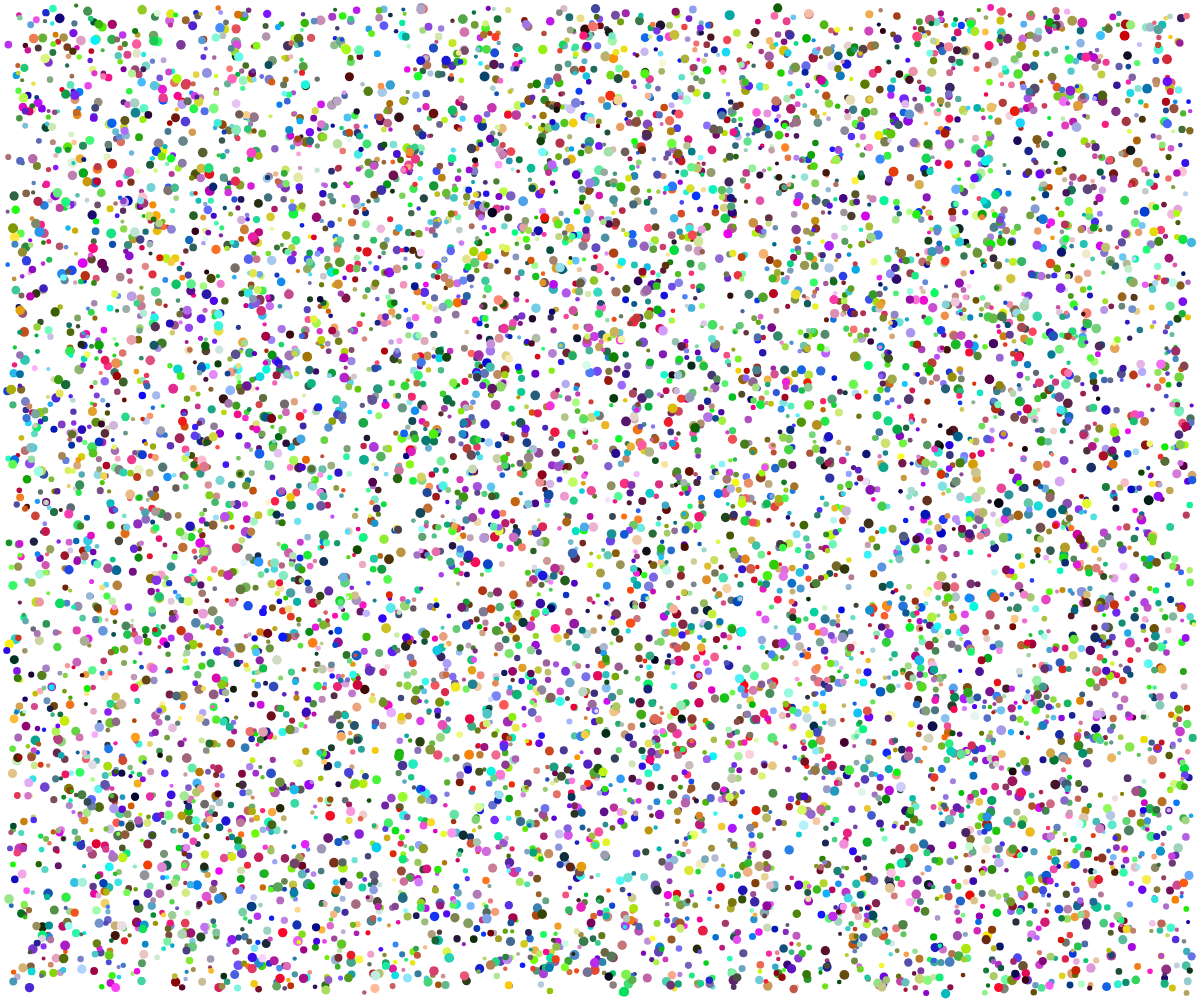
Frame 1 (no input)
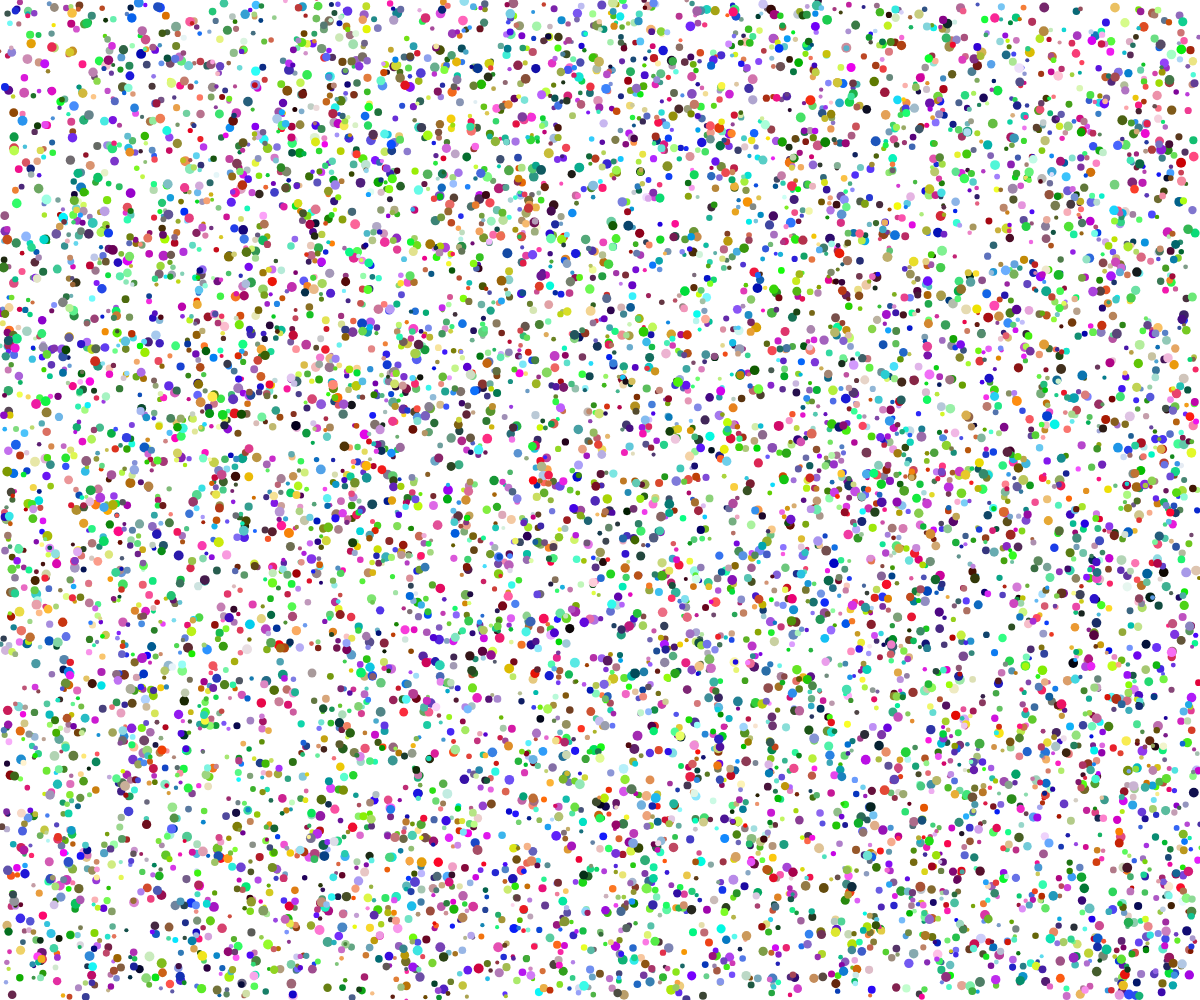
Frame 60 (no input)
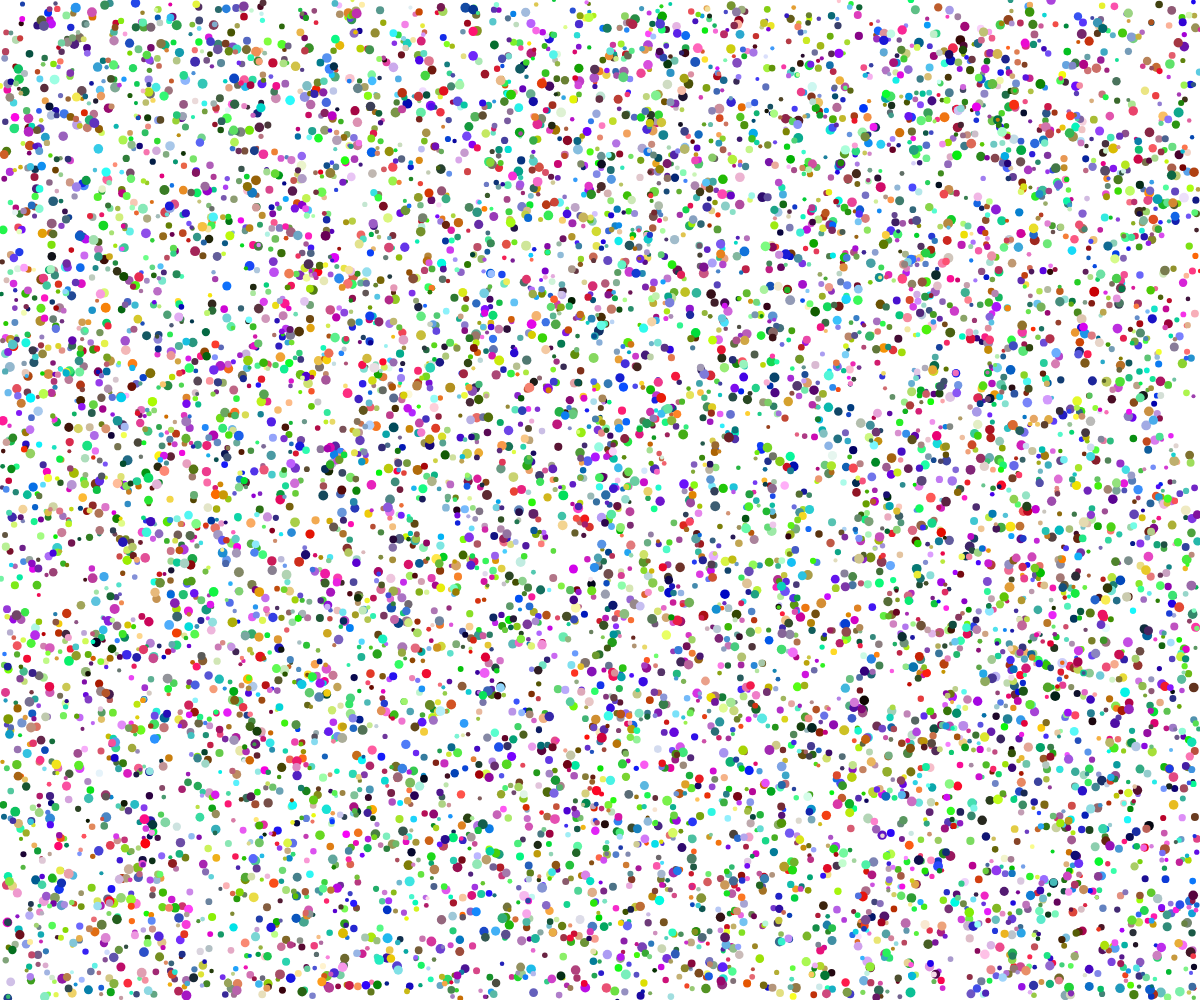
Frame 120 (the mouse pressed at the canvas centre since frame 60)

The p5.js sketch that drew these frames (run headless with seeded random() and noise() and a simulated clock; from frame 60 on, the mouse is pressed at the canvas centre):

// p5.js sketch
// ── sketch.js
// ouncing Balls
// Travis Ahern
// Oct. 22/18

let balls;

class ball {
  constructor(x, y, r, dx, dy, R, g, b) {
    this.x = x;
    this.y = y;
    this.r = r;
    this.dx = dx;
    this.dy = dy;
    this.R = R;
    this.g = g;
    this.b = b;
  }

  movement() {
    this.x += this.dx;
    this.y += this.dy;
  }

  bounce() {
    if (this.x > width - this.r || this.x < this.r) {
      this.dx = -this.dx;
    }
    if (this.y > height - this.r || this.y < this.r) {
      this.dy = -this.dy;
    }
  }

  show() {
    fill(this.R, this.g, this.b);
    ellipse(this.x, this.y, this.r*2, this.r*2);
  }
}

function setup() {
  createCanvas(windowWidth, windowHeight);
  noStroke();
  balls = [];
  for (let i = 0; i < 9000; i++) {
    balls.push(new ball(random(10, width-10), random(10, height-10), random(2, 5), random(-5, 5), random(-5, 5), random(255), random(255), random(255)));
  }
}

function draw() {
  background(255);
  // display ball
  if (mouseIsPressed) {
    balls.push(new ball(mouseX, mouseY, random(2, 5), random(-5, 5), random(-5, 5), random(255), random(255), random(255)));
  }

  for (let i of balls) {
    i.bounce();
    i.movement();
    i.show();
  }
}
